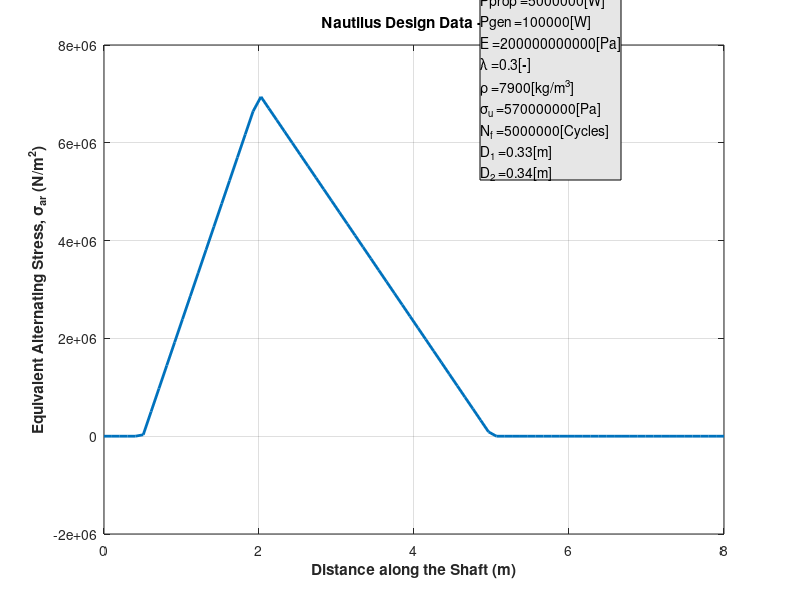
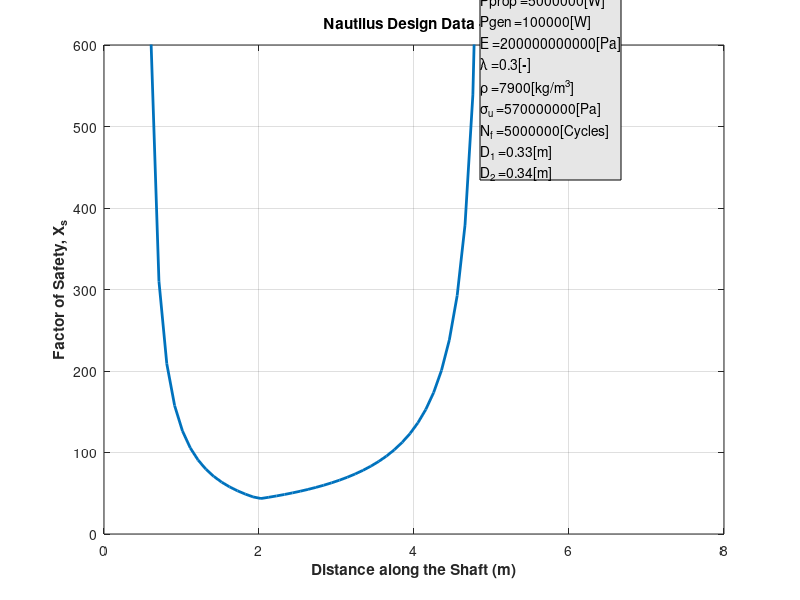

These charts were generated, in order, by the following MATLAB code:
%Grimsley_Project2 11 May 15 - Modiied Goodman Analysis 
%==========================================================================
%This script takes given operating conditions of a propeller shaft for a 
%Nautilus class nuclear submarine and calculates the Shear, Bending Moment,
%Torque, and Angle of Twist along the shaft's axis.

%This code also creates design charts for factor of safety, shaft twist
%ratio, and the mass based on material properties for various diameters

clear 
clc
close all
format compact
format shortg
%% Nautilus Data From Project Description:
Pprop = 5.0e6;  % propeller power requirement (W)       
Pgen  = 100e3;  % Generator Power Requirement (W)
D1    = 0.33;    % Shaft Diameter D1 (m)
D2    = 0.34;    % Shaft Diameter D2 (m)
E     = 200e9;  % Young's Modulus (N/m2)
pois  = 0.3;    % Poisson's Ratio (-)
dens = 7900 ; % material density (kg/m3)
SigmaU = 570e6 ; % ultimate stress (N/m2) 
Nf = 5e6 ;      % Desired Shaft Life (Cycles)

%% Other Given Data:
L1 = 0.5;      % Axial Location 1 (m)
L2 = 0.5;      % Axial Location 2 (m)
L3 = 1.0;      % Axial Location 3 (m)
L4 = 3.0;      % Axial Location 4 (m)
L5 = 2.0;      % Axial Location 5 (m)
L6 = 1.0;      % Axial Location 6 (m)
Rg = 0.4;      % Gear Radius (m)
v  = 43*1000/3600;      % Submarine Linear Speed (km/hr)
w=290*2*pi/60;      %Propeller Shaft Rotational Speed (Rad/s)

%% S-N Data
Nf1 = 10e3;    % 0.9SigmaU
Nf2 = 10e6;    % 0.5SigmaU

%% Initial Calculations:
Tout     = Pprop/w;              % Torque at the Propeller (N-m) 
Tgear    = Pgen/w;               % Torque at the Gear (N-m)
Fz       = Tgear/Rg;             % Force acting on the gear (N)
Fthrust  = Pprop/v;              % Thrust Force (N)
R2z = (-Fz*(L2+L3+L4))/(L2+L3);    % z Reaction Force at Bearing 2 (N)
R1z = -Fz - R2z;                 % z Reaction Force at Bearing 1 (N)
Tin = -(Tout+Tgear);               % Torque at the Engine (N-m)
G = E/(2*(1+pois));              % Modulus of Rigidity (N/m2)
% J1 = (pi/2)*((D1/2)^4);          % Polar Moment of Inertia for D1
% J2 = (pi/2)*((D2/2)^4);          % Polar Moment of Inertia for D2

%External Loads, Shear Forces, & Bending Moments Represented as a Singularity Functions:
%q(z) = R1z<x-L1>^-1 + R2z<x-(L1+L2+L3)>^-1 + Fz<x-(L1+L2+L3+L4)>^-1
%V(z) = R1z<x-L1>^0 + R2z<x-(L1+L2+L3)>^0 + Fz<x-(L1+L2+L3+L4)>^0
%M(z) = R1z<x-L1>^1 + R2z<x-(L1+L2+L3)>^1 + Fz<x-(L1+L2+L3+L4)>^1
D1T = linspace(0.1,0.6,50);
D2T = linspace(0.35,0.55,5);

%% Calculate Shear along the Shaft
x=linspace(0,8,80);   
V=zeros(1,length(x));
V_n=0;
for n=1:80
    if x(n)<L1
        V(n)=0;
   elseif x(n)<(L1+L2+L3)
        V(n)=R1z;
   elseif x(n)<(L1+L2+L3+L4)
        V(n)=R1z+R2z;
         
    else
        V(n)=R1z+R2z+Fz;
       
    end
end
% figure1= figure('position',[50 50 900 900]);
% %% Create text
% 
% annotation(figure1,'textbox',[0.00208768267223382 0.897442455242967 1 0.1],...
%     'String',{'Grimsley Project1 12 Mar 15','This script takes given operating conditions of a propeller shaft for a Nautilus class nuclear','submarine and calculates the Shear, Bending Moment, Torque, and Angle of Twist along the shaft''''s axis'},...
%     'HorizontalAlignment','center',...
%     'FitBoxToText','on',...
%     'EdgeColor','none');
% 
% subplot(2,2,1)
% stairs(x,V)
% grid on
% 
% xlabel('Axial Location (m)')
% ylabel('Shear Force (N)')

%% Calculate Bending Moment along the Shaft
M=zeros(1,length(x));
M_n=0;
for n=1:80
    if x(n)<L1
        M_n=R1z*0;
         M(n)=M_n;   
    elseif x(n)<(L1+L2+L3)
        M_n=R1z*((x(n)-L1));
       M(n)=M_n;   
    elseif x(n) <(L1+L2+L3+L4)
        M_n=R1z*(x(n)-L1)+(R2z*(x(n)-(L1+L2+L3)));
        M(n)=M_n; 
    else
        M_n=(R1z*(x(n)-L1))+(R2z*(x(n)-(L1+L2+L3)))+(Fz*(x(n)-(L1+L2+L3+L4)));
% M_n=0;
         M(n)=M_n;
    end
end

% 
% subplot(2,2,2)
% plot(x,M)
% grid on
% xlabel('Axial Location (m)')
% ylabel('Bending Moment (N-m)')

%% Calculate Torque along the Shaft
T=zeros(1,length(x));
T_n=0;
for n=0:79
    if n<(5+5+10+30)
        T_n=-Tout;
         T(n+1)=T_n;
    elseif n<(5+5+10+30+20+10)
        T_n=-Tout-Tgear;
        T(n+1)=T_n;   
    else
        T_n=-Tout-Tgear-Tin;
        T(n+1)=T_n;  
    end
end
% for n=1:79
%     if x(n)<(L1+L2+L3+L4)
%         T(n)=-Tout;
%     elseif x(n)<(L1+L2+L3+L4+L5+L6)
%         T(n)=-Tout-Tgear;
%     else
%         T(n)=Tout-Tgear-Tin;
%     end
% end
% 
% subplot(2,2,3)
%     stairs(x,T)
%     grid on
% xlabel('Axial Location (m)')
% ylabel('Torque(N-m)')


% % Calculate Twist Angle along the Shaft
% Phi=zeros(1,length(x));
% Phi_n=0;
% for n=1:80
%     if x(n)<L1+L2
%         Phi_n=Phi_n+((-Tout*0.1))/(J1*G);
%          Phi(n)=Phi_n;
%     elseif x(n)<L1+L2+L3+L4+L5
%         Phi_n=Phi_n+((-Tout*0.1))/(J2*G);
%         Phi(n)=Phi_n;   
%     else
%         Phi_n=Phi_n+((-Tgear-Tout)*0.1)/(J1*G);
%         Phi(n)=Phi_n;  
%     end
% end

% 
% 
% subplot(2,2,4)
%     plot(x,Phi)
%     grid on
% xlabel('Axial Location (m)')
% ylabel('Twist Angle (Rad)')
% Xsm = zeros(5,10);
m = zeros(5,10);
for z =1:5
% D2 = D2T(z);


for j = 1:50
%     D1 = D1T(j);
 %% Calculate Twist Angle along the Shaft
 J1 = (pi/2)*((D1T(j)/2)^4);         
J2 = (pi/2)*((D2T(z)/2)^4); 
Phi=zeros(1,length(x));
Phi_n=0;
for n=1:80
    if x(n)<L1+L2
        Phi_n=Phi_n+((-Tout*0.1))/(J1*G);
         Phi(n)=Phi_n;
    elseif x(n)<L1+L2+L3+L4+L5
        Phi_n=Phi_n+((-Tout*0.1))/(J2*G);
        Phi(n)=Phi_n;   
    else
        Phi_n=Phi_n+((-Tgear-Tout)*0.1)/(J1*G);
        Phi(n)=Phi_n;  
    end
end
%% Calculate SigmaX

for n =1:80   
if x(n)<L1+L2
    SigmaX(n) = 32*(M(n))/(pi*D1T(j)^3);
elseif x(n)<L1+L2+L3+L4+L5
    SigmaX(n) = 32*(M(n))/(pi*D2T(z)^3);
else
    SigmaX(n) = 32*(M(n))/(pi*D1T(j)^3);

end
end

%% Calculate TauXZ
% if x<L1+L2
%     TauXZ = (T*16)/(pi*D1^3);
% elseif x<L1+L2+L3+L4+L5
%     TauXZ = (T*16)/(pi*D2^3);
% else
%     TauXZ = (T*16)/(pi*D1^3);
% end

%% Calculate SigmaM
SigmaM = zeros(1,80);

for n = 1:80
if x(n)<L1+L2
    SigmaM(n) = Fthrust/(pi*(D1T(j)/2)^2); 
elseif x(n)<L1+L2+L3
    SigmaM(n) = Fthrust/(pi*(D2T(z)/2)^2); 
else
    SigmaM(n) = 0;
end
end

%% Calculate SigmaA
% SigmaA = (1/sqrt(2))*(((SigmaZ.^2)+(SigmaZ.^2)+ 6*(TauXZ)).^0.5);
%% Calculate SigmaAR
SigmaAR = SigmaX./(1-(SigmaM./SigmaU));
% figure(2)
% plot(x,SigmaAR)
%% B & A Coefficients 
B = (log((0.9*SigmaU)/(0.5*SigmaU)))/(log(Nf1/Nf2));
A = (0.9*SigmaU)/(Nf1^B);

%% Stress due to expected life
Sigma1 = A*(Nf^B);

%% Factor of Safety
Xs = Sigma1./SigmaAR;

% XSs = Xs(1:50);
% S = x(1:50);
Xsm(z,j)= min(Xs(1:50));
%% Calculate Shaft Mass
m(z,j) = dens*pi*((((D1T(j)/2)^2)*(L1+L2+L6))+((((D2T(z)/2)^2)*(L3+L4+L5))));


%% R Values
PC1 = 0.0175*L1/(20*D1T(j));
PC2 = 0.0175*(L2)/(20*D1T(j));
PC3 = 0.0175*(L3)/(20*D2T(z));
PC4 = 0.0175*(L4)/(20*D2T(z));
PC5 = 0.0175*(L5)/(20*D2T(z));
PC6 = 0.0175*L6/(20*D1T(j));

P1 = max(abs(Phi(1:5)-Phi(1)));
P2 = max(abs(Phi(5:10)-Phi(5)));
P3 = max(abs(Phi(10:20)-Phi(10)));
P4 = max(abs(Phi(20:50)-Phi(20)));
P5 = max(abs(Phi(50:70)-Phi(50)));
P6 = max(abs(Phi(70:80)-Phi(70)));

R1 = PC1/(P1);
R2 = PC2/(P2);
R3 = PC3/(P3);
R4 = PC4/(P4);
R5 = PC5/(P5);
R6 = PC6/(P6);

Rarray = [R1 R2 R3 R4 R5 R6];
R(z,j) = min(Rarray);

end


end
s1 = num2str(D2T(1));
s2 = num2str(D2T(2));
s3 = num2str(D2T(3));
s4 = num2str(D2T(4));
s5 = num2str(D2T(5));
% 
% figure(3)
% plot(D1T,Xsm,'linewidth',2)
% hold on
% title ('Nautilus Design Data','fontweight','bold')
% xlabel('D1(m)','fontweight','bold')
% ylabel('Minimum Factor of Safety, Xs','fontweight','bold')
% g=line('XData',[0.1 0.6],'YData',[3 3],'LineStyle','-.','Linewidth',3,'Color','k');
% h=legend('show','location','best',s1,s2,s3,s4,s5,'Desired Xs');
% htitle = get(h,'Title');
% set(htitle,'string','D2(m)','fontweight','bold');
% grid on
% 
% 
% figure(4)
% plot(D1T,R,'linewidth',2)
% title('Nautilus Design Data','fontweight','bold')
% xlabel('D1(m)','fontweight','bold')
% ylabel('Twist Ratio, R','fontweight','bold')
% g=line('XData',[0.1 0.6],'YData',[1.3 1.3],'LineStyle','-.','Linewidth',3,'Color','k');
% h=legend('show','location','best',s1,s2,s3,s4,s5,'Desired R');
% htitle = get(h,'Title');
% set(htitle,'string','D2(m)','fontweight','bold');
% grid on
% 
% figure(5)
% plot(D1T,m,'linewidth',2)
% title ('Nautilus Design Data','fontweight','bold')
% xlabel('D1(m)','fontweight','bold')
% ylabel('Mass of the Shaft (kg)','fontweight','bold')
% h=legend('show','location','best',s1,s2,s3,s4,s5);
% htitle = get(h,'Title');
% set(htitle,'string','D2(m)','fontweight','bold');
% grid on

 %% Calculate Twist Angle along the Shaft
 J1 = (pi/2)*((D1/2)^4);         
J2 = (pi/2)*((D2/2)^4); 
Phi=zeros(1,length(x));
Phi_n=0;
for n=1:80
    if x(n)<L1+L2
        Phi_n=Phi_n+((-Tout*0.1))/(J1*G);
         Phi(n)=Phi_n;
    elseif x(n)<L1+L2+L3+L4+L5
        Phi_n=Phi_n+((-Tout*0.1))/(J2*G);
        Phi(n)=Phi_n;   
    else
        Phi_n=Phi_n+((-Tgear-Tout)*0.1)/(J1*G);
        Phi(n)=Phi_n;  
    end
end
%% Calculate SigmaX

if x<L1+L2
    SigmaX = 32.*(M)/(pi*D1^3);
elseif x<L1+L2+L3+L4+L5
    SigmaX = 32.*(M)/(pi*D2^3);
else
    SigmaX = 32.*(M)/(pi*D1^3);

end

%% Calculate TauXZ
% if x<L1+L2
%     TauXZ = (T*16)/(pi*D1^3);
% elseif x<L1+L2+L3+L4+L5
%     TauXZ = (T*16)/(pi*D2^3);
% else
%     TauXZ = (T*16)/(pi*D1^3);
% end

%% Calculate SigmaM
SigmaM = zeros(1,80);


if x<L1+L2
    SigmaM = Fthrust/(pi*(D1/2)^2); 
elseif x<L1+L2+L3
    SigmaM = Fthrust/(pi*(D2/2)^2); 
else
    SigmaM = 0;
end

%% Calculate SigmaA
% SigmaA = (1/sqrt(2))*(((SigmaZ.^2)+(SigmaZ.^2)+ 6*(TauXZ)).^0.5);
%% Calculate SigmaAR
SigmaAR = SigmaX./(1-(SigmaM./SigmaU));
% figure(2)
% plot(x,SigmaAR)
%% B & A Coefficients 
B = (log((0.9*SigmaU)/(0.5*SigmaU)))/(log(Nf1/Nf2));
A = (0.9*SigmaU)/(Nf1^B);

%% Stress due to expected life
Sigma1 = A*(Nf^B);

%% Factor of Safety
Xs = Sigma1./SigmaAR;
% XSs = Xs(1:50);
% S = x(1:50);
Xsm = min(Xs(1:50));
%% Calculate Shaft Mass
m = dens*pi*((((D1/2)^2)*(L1+L2+L6))+((((D2/2)^2)*(L3+L4+L5))));


%% R Values
PC1 = 0.0175*L1/(20*D1);
PC2 = 0.0175*(L2)/(20*D1);
PC3 = 0.0175*(L3)/(20*D2);
PC4 = 0.0175*(L4)/(20*D2);
PC5 = 0.0175*(L5)/(20*D2);
PC6 = 0.0175*L6/(20*D1);

P1 = max(abs(Phi(1:5)-Phi(1)));
P2 = max(abs(Phi(5:10)-Phi(5)));
P3 = max(abs(Phi(10:20)-Phi(10)));
P4 = max(abs(Phi(20:50)-Phi(20)));
P5 = max(abs(Phi(50:70)-Phi(50)));
P6 = max(abs(Phi(70:80)-Phi(70)));

R1 = PC1/(P1);
R2 = PC2/(P2);
R3 = PC3/(P3);
R4 = PC4/(P4);
R5 = PC5/(P5);
R6 = PC6/(P6);

Rarray = [R1 R2 R3 R4 R5 R6];
R = min(Rarray);

fprintf('Nautilus Design Data \n')
fprintf('Minimum Factor of Safety:  \n'), disp(Xsm)
fprintf('Shaft Twist Ratio: \n'), disp(R)
fprintf('Mass of the Shaft (kg):  \n'), disp(m)

%% Create textbox strings
Pp = ['Pprop =' num2str(Pprop) '[W]'];
Pg = ['Pgen =' num2str(Pgen) '[W]'];
Es = ['E =' num2str(E) '[Pa]'];
Lam = ['\lambda =' num2str(pois) '[-]'];
r = ['\rho =' num2str(dens) '[kg/m^{3}]'];
su = ['\sigma_{u} =' num2str(SigmaU) '[Pa]'];
nf = ['N_{f} =' num2str(Nf) '[Cycles]'];
d1 = ['D_{1} =' num2str(D1) '[m]'];
d2 = ['D_{2} =' num2str(D2) '[m]'];
sm = {Pp Pg Es Lam r su nf d1 d2}';

figure6 = figure('position',[50 50 800 600]);
plot(x,SigmaAR,'linewidth',2)
title ('Nautilus Design Data - \sigma_{ar}','fontweight','bold')
xlabel('Distance along the Shaft (m)','fontweight','bold')
ylabel('Equivalent Alternating Stress, \sigma_{ar} (N/m^{2})','fontweight','bold')
h = annotation('textbox',[0.6 0.7 0.3 0.15],'string',sm,'fitboxtotext','on','BackgroundColor',[0.9  0.9 0.9]);
grid on

figure7 = figure('position',[900 50 800 600]);
plot(x(1:50),Xs(1:50),'linewidth',2)
xlim([0 8])
ylim([0 600])
title ('Nautilus Design Data - X_{s}','fontweight','bold')
xlabel('Distance along the Shaft (m)','fontweight','bold')
ylabel('Factor of Safety, X_{s}','fontweight','bold')
h = annotation('textbox',[0.6 0.7 0.3 0.15],'string',sm,'fitboxtotext','on','BackgroundColor',[0.9  0.9 0.9]);
grid on